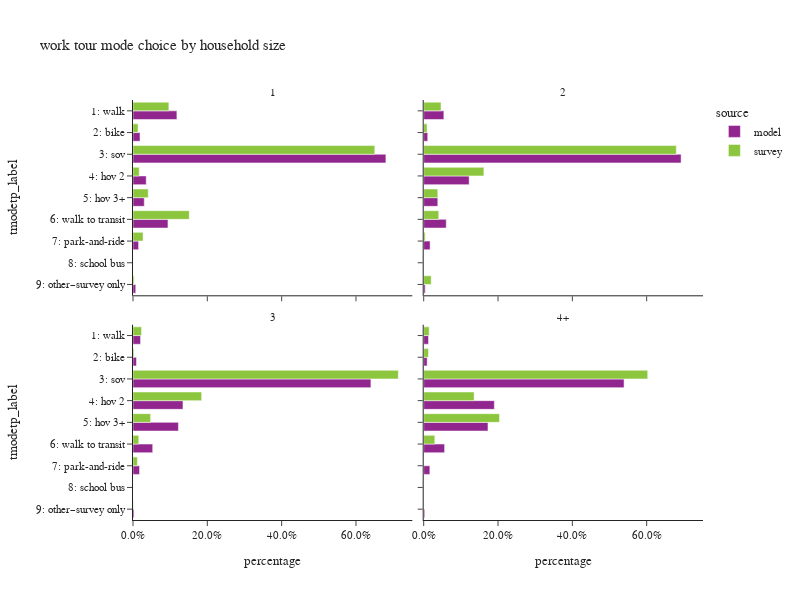

Notebook code for this chart:
### Code cell
plot_mode_choice(wk_tour,"hhsize_4+",
                 {"hhsize_4+":["1","2","3","4+"],
                  "tmodetp_label":["1: walk","2: bike","3: sov","4: hov 2","5: hov 3+","6: walk to transit",
                                   "7: park-and-ride","8: school bus","9: other–survey only"]},
                 "household size",2,600)

### Figure 1 — Plotly figure (JSON) as saved in the notebook; plotly's stock layout.template omitted (floating-point values rounded to 4 significant figures)
{"data": [{"alignmentgroup": "True", "customdata": [[21212], [3383], [122184], [6392], [5446], [16892], [2708], [1334]], "hovertemplate": "source=model<br>hhsize_4+=1<br>percentage=%{x}<br>tmodetp_label=%{y}<br>sample count=%{customdata[0]}<extra></extra>", "legendgroup": "model", "marker": {"color": "#91268F", "pattern": {"shape": ""}}, "name": "model", "offsetgroup": "model", "orientation": "h", "showlegend": true, "textposition": "auto", "type": "bar", "x": [0.1181, 0.01884, 0.6805, 0.0356, 0.03033, 0.09408, 0.01508, 0.00743], "xaxis": "x3", "y": ["1: walk", "2: bike", "3: sov", "4: hov 2", "5: hov 3+", "6: walk to transit", "7: park-and-ride", "9: other–survey only"], "yaxis": "y3"}, {"alignmentgroup": "True", "customdata": [[23809], [4742], [303926], [53695], [16647], [26639], [7561], [1783]], "hovertemplate": "source=model<br>hhsize_4+=2<br>percentage=%{x}<br>tmodetp_label=%{y}<br>sample count=%{customdata[0]}<extra></extra>", "legendgroup": "model", "marker": {"color": "#91268F", "pattern": {"shape": ""}}, "name": "model", "offsetgroup": "model", "orientation": "h", "showlegend": false, "textposition": "auto", "type": "bar", "x": [0.05426, 0.01081, 0.6926, 0.1224, 0.03794, 0.06071, 0.01723, 0.004063], "xaxis": "x4", "y": ["1: walk", "2: bike", "3: sov", "4: hov 2", "5: hov 3+", "6: walk to transit", "7: park-and-ride", "9: other–survey only"], "yaxis": "y4"}, {"alignmentgroup": "True", "customdata": [[5474], [2516], [172281], [36187], [32893], [14272], [4734], [764]], "hovertemplate": "source=model<br>hhsize_4+=3<br>percentage=%{x}<br>tmodetp_label=%{y}<br>sample count=%{customdata[0]}<extra></extra>", "legendgroup": "model", "marker": {"color": "#91268F", "pattern": {"shape": ""}}, "name": "model", "offsetgroup": "model", "orientation": "h", "showlegend": false, "textposition": "auto", "type": "bar", "x": [0.02034, 0.009349, 0.6402, 0.1345, 0.1222, 0.05303, 0.01759, 0.002839], "xaxis": "x", "y": ["1: walk", "2: bike", "3: sov", "4: hov 2", "5: hov 3+", "6: walk to transit", "7: park-and-ride", "9: other–survey only"], "yaxis": "y"}, {"alignmentgroup": "True", "customdata": [[5958], [4299], [248977], [87790], [79870], [25977], [7656], [1267]], "hovertemplate": "source=model<br>hhsize_4+=4+<br>percentage=%{x}<br>tmodetp_label=%{y}<br>sample count=%{customdata[0]}<extra></extra>", "legendgroup": "model", "marker": {"color": "#91268F", "pattern": {"shape": ""}}, "name": "model", "offsetgroup": "model", "orientation": "h", "showlegend": false, "textposition": "auto", "type": "bar", "x": [0.0129, 0.009309, 0.5392, 0.1901, 0.173, 0.05625, 0.01658, 0.002744], "xaxis": "x2", "y": ["1: walk", "2: bike", "3: sov", "4: hov 2", "5: hov 3+", "6: walk to transit", "7: park-and-ride", "9: other–survey only"], "yaxis": "y2"}, {"alignmentgroup": "True", "customdata": [[72], [27], [257], [12], [12], [110], [9], [6]], "hovertemplate": "source=survey<br>hhsize_4+=1<br>percentage=%{x}<br>tmodetp_label=%{y}<br>sample count=%{customdata[0]}<extra></extra>", "legendgroup": "survey", "marker": {"color": "#8CC63E", "pattern": {"shape": ""}}, "name": "survey", "offsetgroup": "survey", "orientation": "h", "showlegend": true, "textposition": "auto", "type": "bar", "x": [0.09655, 0.01363, 0.6506, 0.01672, 0.04108, 0.1514, 0.02709, 0.002878], "xaxis": "x3", "y": ["1: walk", "2: bike", "3: sov", "4: hov 2", "5: hov 3+", "6: walk to transit", "7: park-and-ride", "9: other–survey only"], "yaxis": "y3"}, {"alignmentgroup": "True", "customdata": [[54], [47], [417], [99], [15], [107], [7], [5]], "hovertemplate": "source=survey<br>hhsize_4+=2<br>percentage=%{x}<br>tmodetp_label=%{y}<br>sample count=%{customdata[0]}<extra></extra>", "legendgroup": "survey", "marker": {"color": "#8CC63E", "pattern": {"shape": ""}}, "name": "survey", "offsetgroup": "survey", "orientation": "h", "showlegend": false, "textposition": "auto", "type": "bar", "x": [0.04661, 0.009064, 0.6798, 0.1619, 0.03799, 0.04052, 0.003897, 0.02022], "xaxis": "x4", "y": ["1: walk", "2: bike", "3: sov", "4: hov 2", "5: hov 3+", "6: walk to transit", "7: park-and-ride", "9: other–survey only"], "yaxis": "y4"}, {"alignmentgroup": "True", "customdata": [[13], [9], [139], [33], [11], [22], [1], [1]], "hovertemplate": "source=survey<br>hhsize_4+=3<br>percentage=%{x}<br>tmodetp_label=%{y}<br>sample count=%{customdata[0]}<extra></extra>", "legendgroup": "survey", "marker": {"color": "#8CC63E", "pattern": {"shape": ""}}, "name": "survey", "offsetgroup": "survey", "orientation": "h", "showlegend": false, "textposition": "auto", "type": "bar", "x": [0.02298, 0.00251, 0.714, 0.1847, 0.04742, 0.01552, 0.01177, 0.001143], "xaxis": "x", "y": ["1: walk", "2: bike", "3: sov", "4: hov 2", "5: hov 3+", "6: walk to transit", "7: park-and-ride", "9: other–survey only"], "yaxis": "y"}, {"alignmentgroup": "True", "customdata": [[7], [12], [163], [32], [40], [15]], "hovertemplate": "source=survey<br>hhsize_4+=4+<br>percentage=%{x}<br>tmodetp_label=%{y}<br>sample count=%{customdata[0]}<extra></extra>", "legendgroup": "survey", "marker": {"color": "#8CC63E", "pattern": {"shape": ""}}, "name": "survey", "offsetgroup": "survey", "orientation": "h", "showlegend": false, "textposition": "auto", "type": "bar", "x": [0.01463, 0.01297, 0.6028, 0.1357, 0.2039, 0.02994], "xaxis": "x2", "y": ["1: walk", "2: bike", "3: sov", "4: hov 2", "5: hov 3+", "6: walk to transit"], "yaxis": "y2"}], "layout": {"annotations": [{"font": {}, "showarrow": false, "text": "3", "x": 0.245, "xanchor": "center", "xref": "paper", "y": 0.465, "yanchor": "bottom", "yref": "paper"}, {"font": {}, "showarrow": false, "text": "4+", "x": 0.755, "xanchor": "center", "xref": "paper", "y": 0.465, "yanchor": "bottom", "yref": "paper"}, {"font": {}, "showarrow": false, "text": "1", "x": 0.245, "xanchor": "center", "xref": "paper", "y": 1.0, "yanchor": "bottom", "yref": "paper"}, {"font": {}, "showarrow": false, "text": "2", "x": 0.755, "xanchor": "center", "xref": "paper", "y": 1.0, "yanchor": "bottom", "yref": "paper"}], "barmode": "group", "height": 600, "legend": {"title": {"text": "source"}, "tracegroupgap": 0}, "title": {"text": "work tour mode choice by household size"}, "width": 800, "xaxis": {"anchor": "y", "domain": [0.0, 0.49], "tickformat": ".1%", "title": {"text": "percentage"}}, "xaxis2": {"anchor": "y2", "domain": [0.51, 1.0], "matches": "x", "tickformat": ".1%", "title": {"text": "percentage"}}, "xaxis3": {"anchor": "y3", "domain": [0.0, 0.49], "matches": "x", "showticklabels": false, "tickformat": ".1%"}, "xaxis4": {"anchor": "y4", "domain": [0.51, 1.0], "matches": "x", "showticklabels": false, "tickformat": ".1%"}, "yaxis": {"anchor": "x", "categoryarray": ["9: other–survey only", "8: school bus", "7: park-and-ride", "6: walk to transit", "5: hov 3+", "4: hov 2", "3: sov", "2: bike", "1: walk"], "categoryorder": "array", "domain": [0.0, 0.465], "title": {"text": "tmodetp_label"}}, "yaxis2": {"anchor": "x2", "domain": [0.0, 0.465], "matches": "y", "showticklabels": false}, "yaxis3": {"anchor": "x3", "categoryarray": ["9: other–survey only", "8: school bus", "7: park-and-ride", "6: walk to transit", "5: hov 3+", "4: hov 2", "3: sov", "2: bike", "1: walk"], "categoryorder": "array", "domain": [0.535, 1.0], "matches": "y", "title": {"text": "tmodetp_label"}}, "yaxis4": {"anchor": "x4", "domain": [0.535, 1.0], "matches": "y", "showticklabels": false}}}
